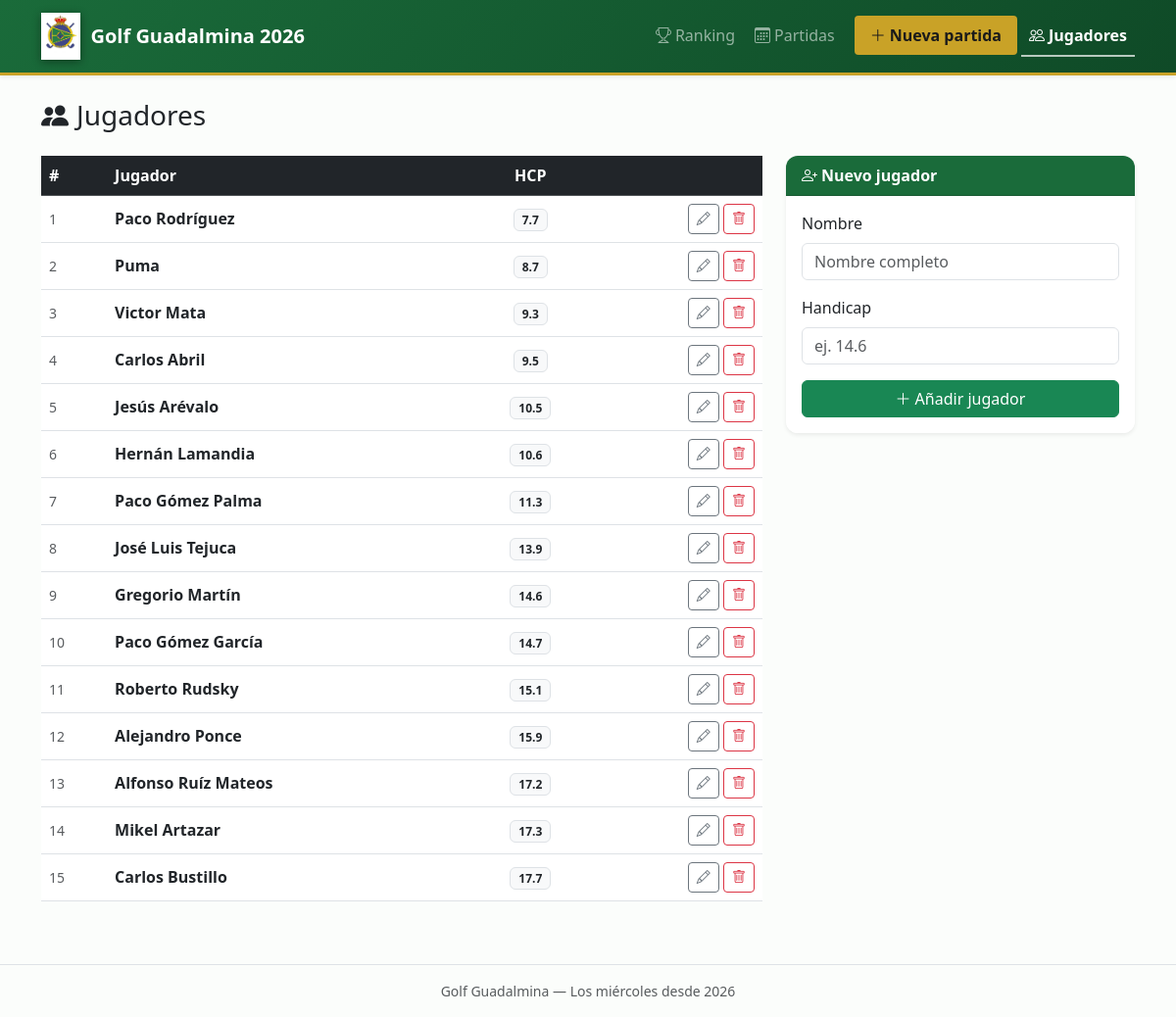
Page /jugadores on the committed database.
### tables this page shows
CREATE TABLE jugadores (
                id   INTEGER PRIMARY KEY AUTOINCREMENT,
                nombre TEXT NOT NULL UNIQUE,
                hcp  REAL NOT NULL
            );

### app.py (the view)
@app.route('/jugadores')
def jugadores():
    lista = db.get_jugadores()
    return render_template('jugadores.html', jugadores=lista)

### app.py (called while the page is built)
@app.before_request
def ensure_db():
    db.init_db()

### database.py (called while the page is built)
def get_conn():
    conn = sqlite3.connect(DB_PATH)
    conn.row_factory = sqlite3.Row
    conn.execute("PRAGMA foreign_keys = ON")
    return conn

def get_jugadores():
    with get_conn() as conn:
        return conn.execute("SELECT * FROM jugadores ORDER BY hcp ASC").fetchall()

### templates/jugadores.html (shortened to what this page needs)
{% extends "base.html" %}
{% block content %}
<h1 class="h3 mb-4"><i class="bi bi-people-fill me-2"></i>Jugadores</h1>
<div class="row g-4">
  <div class="col-lg-8">
    <div class="table-responsive">
      <table class="table table-hover align-middle">
        <thead class="table-dark">
          <tr>
            <th>#</th>
            <th>Jugador</th>
            <th class="text-center">HCP</th>
            <th></th>
          </tr>
        </thead>
        <tbody>
          {% for j in jugadores %}
          <tr>
            <td class="text-muted small">{{ loop.index }}</td>
            <td>
              <a href="{{ url_for('perfil_jugador', jugador_id=j.id) }}"
                 class="text-decoration-none fw-semibold text-dark">{{ j.nombre }}</a>
            </td>
            <td class="text-center">
              <span class="badge bg-light text-dark border">{{ j.hcp }}</span>
            </td>
            <td class="text-end">
              <button class="btn btn-sm btn-outline-secondary"
                      data-bs-toggle="modal" data-bs-target="#editModal"
                      data-id="{{ j.id }}" data-nombre="{{ j.nombre }}" data-hcp="{{ j.hcp }}">
                <i class="bi bi-pencil"></i>
              </button>
              <form method="post" action="{{ url_for('eliminar_jugador', jugador_id=j.id) }}"
                    class="d-inline" onsubmit="return confirm('¿Eliminar a {{ j.nombre }}?')">
                <button class="btn btn-sm btn-outline-danger">
                  <i class="bi bi-trash"></i>
                </button>
              </form>
            </td>
          </tr>
          {% endfor %}
        </tbody>
      </table>
    </div>
  </div>
  <div class="col-lg-4">
    <div class="card shadow-sm border-0">
      <div class="card-header bg-green text-white fw-bold">
        <i class="bi bi-person-plus me-1"></i>Nuevo jugador
      </div>
      <div class="card-body">
        <form method="post" action="{{ url_for('nuevo_jugador') }}">
          <div class="mb-3">
            <label class="form-label">Nombre</label>
            <input type="text" name="nombre" class="form-control" required placeholder="Nombre completo">
          </div>
          <div class="mb-3">
            <label class="form-label">Handicap</label>
            <input type="number" name="hcp" class="form-control" step="0.1" min="0" max="54"
                   required placeholder="ej. 14.6">
          </div>
          <button type="submit" class="btn btn-success w-100">
            <i class="bi bi-plus-lg me-1"></i>Añadir jugador
          </button>
        </form>
      </div>
    </div>
  </div>
</div>
{% endblock %}

### static/css/style.css (style rules this page uses)
:root { --green: #1a6b3a; --green-light: #2d8a50; --gold: #c9a227; --navy: #2a3a7c; }
body { font-family: 'Segoe UI', system-ui, -apple-system, sans-serif; background-color: #e8f0e9; background-image: url('/static/images/fondo.png'); background-size: cover; background-attachment: fixed; background-position: center center; background-repeat: no-repeat; min-height: 100vh; }
body::before { content: ''; position: fixed; inset: 0; background: rgba(255,255,255,0.82); backdrop-filter: blur(1px); z-index: -1; pointer-events: none; }
.bg-green { background-color: var(--green) !important; }
.card { border-radius: 12px; backdrop-filter: blur(4px); background: rgba(255,255,255,0.93); box-shadow: 0 4px 20px rgba(0,0,0,0.10); }
.card-header { border-radius: 12px 12px 0 0 !important; }

### rows in the picture
jugadores: nombre "Paco Rodríguez", hcp "7.7"
jugadores: nombre "Puma", hcp "8.7"
jugadores: nombre "Victor Mata", hcp "9.3"
jugadores: nombre "Carlos Abril", hcp "9.5"
jugadores: nombre "Jesús Arévalo", hcp "10.5"
jugadores: nombre "Hernán Lamandia", hcp "10.6"
jugadores: nombre "Paco Gómez Palma", hcp "11.3"
jugadores: nombre "José Luis Tejuca", hcp "13.9"
jugadores: nombre "Gregorio Martín", hcp "14.6"
jugadores: nombre "Paco Gómez García", hcp "14.7"
jugadores: nombre "Roberto Rudsky", hcp "15.1"
jugadores: nombre "Alejandro Ponce", hcp "15.9"
jugadores: nombre "Alfonso Ruíz Mateos", hcp "17.2"
jugadores: nombre "Mikel Artazar", hcp "17.3"
jugadores: nombre "Carlos Bustillo", hcp "17.7"
